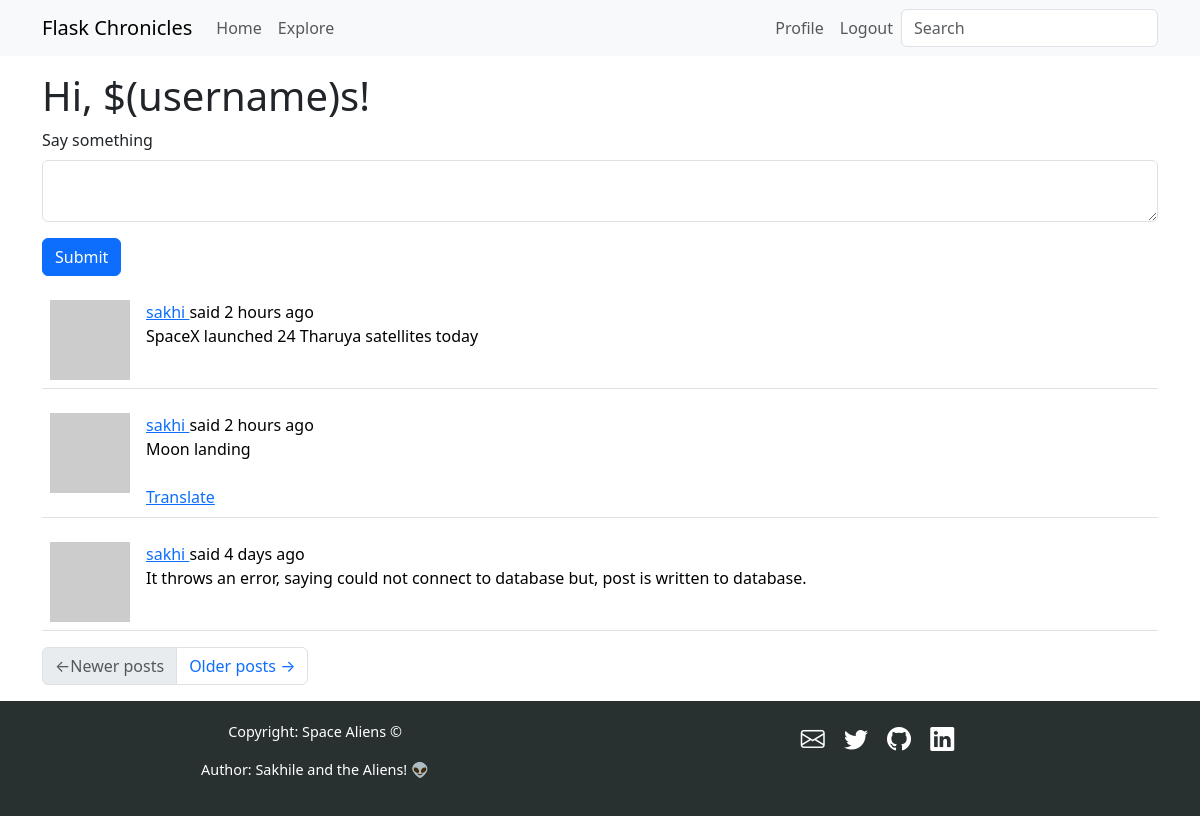
Before: /index (signed in) with the older database file.
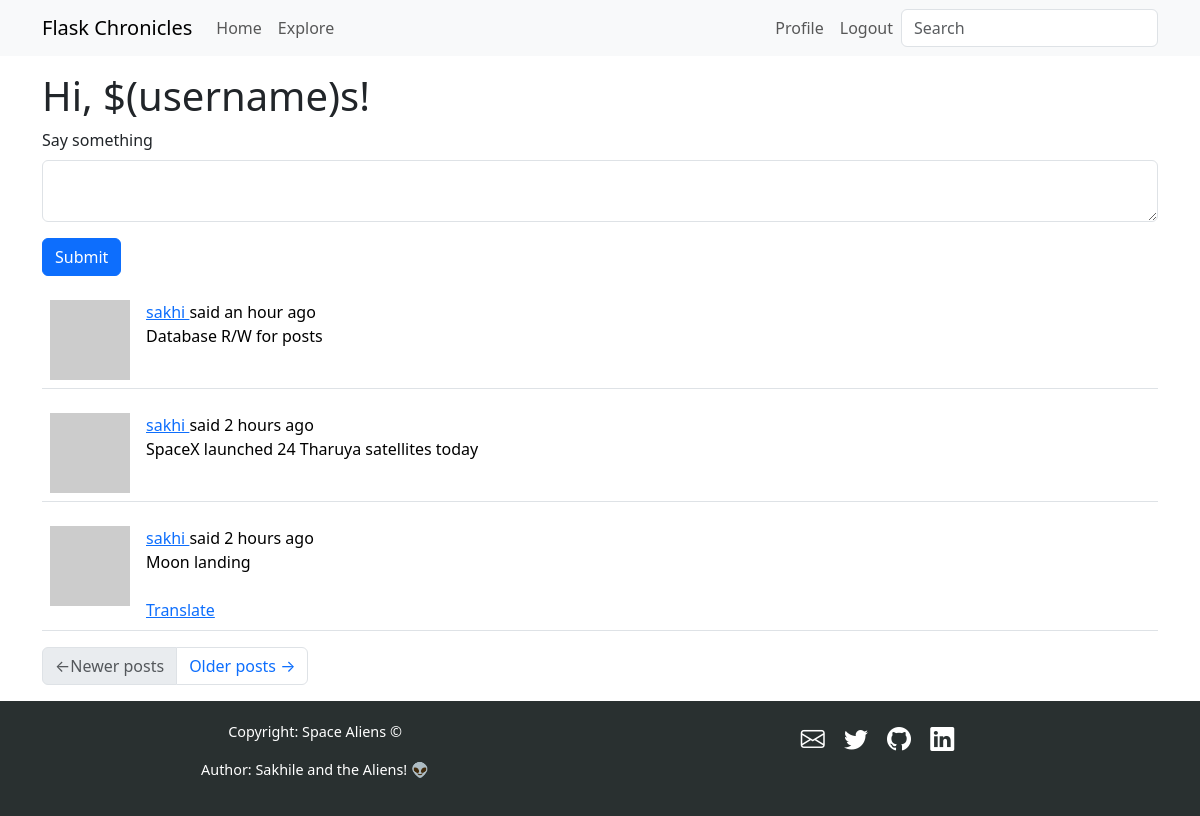
After: the same page with the newer database file.
### app/models.py (models this page shows, shortened)
class SearchableMixin:
    @classmethod
    def before_commit(cls, session):
        session._changes = {
            "add": list(session.new),
            "update": list(session.dirty),
            "delete": list(session.deleted),
        }
    @classmethod
    def after_commit(cls, session):
        for obj in session._changes["add"]:
            if isinstance(obj, SearchableMixin):
                add_to_index(obj.__tablename__, obj)
        for obj in session._changes["update"]:
            if isinstance(obj, SearchableMixin):
                add_to_index(obj.__tablename__, obj)
        for obj in session._changes["delete"]:
            if isinstance(obj, SearchableMixin):
                remove_from_index(obj.__tablename__, obj)
        session._changes = None

class Post(SearchableMixin, db.Model):
    __searchable__ = ["body"]
    id: so.Mapped[int] = so.mapped_column(primary_key=True)
    body: so.Mapped[str] = so.mapped_column(sa.String(140))
    timestamp: so.Mapped[datetime] = so.mapped_column(
        index=True, default=lambda: datetime.now(timezone.utc)
    )
    user_id: so.Mapped[int] = so.mapped_column(sa.ForeignKey(User.id), index=True)
    author: so.Mapped[User] = so.relationship(back_populates="posts")
    language: so.Mapped[Optional[str]] = so.mapped_column(sa.String(5))

### app/main/routes.py (the view, shortened to what this page needs)
@bp.route("/", methods=["GET", "POST"])
@bp.route("/index", methods=["GET", "POST"])
@login_required
def index():
    form = PostForm()
    page = request.args.get("page", 1, type=int)
    posts = db.paginate(
        current_user.following_posts(),
        page=page,
        per_page=current_app.config["POSTS_PER_PAGE"],
        error_out=False,
    )
    next_url = url_for("main.index", page=posts.next_num) if posts.has_next else None
    prev_url = url_for("main.index", page=posts.prev_num) if posts.has_prev else None
    return render_template(
        "index.html",
        title=_("Home"),
        form=form,
        posts=posts.items,
        next_url=next_url,
        prev_url=prev_url,
    )

### app/main/forms.py
class SearchForm(FlaskForm):
    q = StringField(_l("Search"), validators=[DataRequired()])
    def __init__(self, *args, **kwargs):
        if "formdata" not in kwargs:
            kwargs["formdata"] = request.args
        if "meta" not in kwargs:
            kwargs["meta"] = {"csrf": False}
        super(SearchForm, self).__init__(*args, **kwargs)

class PostForm(FlaskForm):
    post = TextAreaField(
        _l("Say something"), validators=[DataRequired(), Length(min=1, max=140)]
    )
    submit = SubmitField(_l("Submit"))

### app/__init__.py (called while the page is built)
def get_locale():
    return request.accept_languages.best_match(current_app.config["LANGUAGES"])

### app/main/routes.py (called while the page is built)
@bp.before_request
def before_request():
    if current_user.is_authenticated:
        current_user.last_seen = datetime.now(timezone.utc)
        db.session.commit()
        g.search_form = SearchForm()
    g.locale = str(get_locale())

### app/models.py (called while the page is built)
@login.user_loader
def load_user(id):
    return db.session.get(User, int(id))

    def avatar(self, size):
        digest = md5(self.email.lower().encode("utf-8")).hexdigest()
        return f"https://www.gravatar.com/avatar/{digest}?d=identicon&s={size}'"

### app/templates/index.html
{% extends "base.html" %}
{% import "bootstrap_wtf.html" as wtf %}
{% block content %}
    <h1>{{ _("Hi, $(username)s", username=current_user.username) }}!</h1>
    {% if form %}
    {{ wtf.quick_form(form) }}
    {% endif %}
    {% for post in posts %}
        {% include '_post.html' %}
    {% endfor %}
    <nav aria-label="Post navigation">
        <ul class="pagination">
            <li class="page-item{% if not prev_url %} disabled{% endif %}">
                <a class="page-link" href="{{ prev_url }}">
			<span aria-hidden="true">&larr;</span>{{ _("Newer posts") }}
                </a>
            </li>
            <li class="page-item{% if not next_url %} disabled{% endif %}">
                <a class="page-link" href="{{ next_url }}">
                    {{ _("Older posts") }} <span aria-hidden="true">&rarr;</span>
                </a>
            </li>
        </ul>
    </nav>
{% endblock %}

### app/templates/_post.html (shortened to what this page needs)
<table class="table table-hover">
    <tr>
        <td width="70px">
            <a href="{{ url_for('main.user', username=post.author.username) }}">
                <img src="{{ post.author.avatar(70) }}" />
            </a>
        </td>
        <td>
            {{ _('%(username)s said %(when)s',
            username=user_link, when=moment(post.timestamp).fromNow()) }}
            <br>
            <span id="post{{ post.id }}">{{ post.body }}</span>
            {% if post.language and post.language != g.locale %}
            <br><br>
            <span id="translation{{ post.id }}">
                <a href="javascript:translate(
                                'post{{ post.id }}',
                                'translation{{ post.id }}',
                                '{{ post.language }}',
                                '{{ g.locale }}');">{{ _('Translate') }}</a>
            </span>
            {% endif %}
        </td>
    </tr>
</table>

Changed rows visible on the page:
no longer on this page (row unchanged): Post: body "It throws an error, saying could not connect to database but, post is written to database."
added Post: body "Database R/W for posts"
